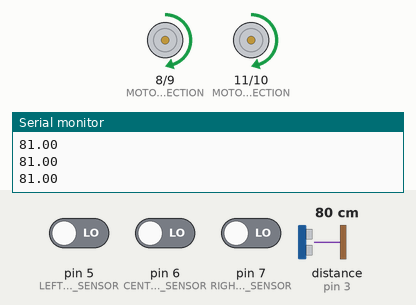
A sketch run on a simulated Arduino Uno, built with avr-gcc and run on an emulated ATmega328P. Shown: direction and speed pins drawn as motors (green arrow = direction pin HIGH = forward, orange = LOW = backward, longer = more drive), the last lines printed to the serial monitor. The test bench sets the inputs (shaded band); at power-on: distance to the obstacle (sensor on pin 3) 80 cm, pin 5 (LEFT_LINE_SENSOR) LOW, pin 7 (RIGHT_LINE_SENSOR) LOW, pin 6 (CENTER_LINE_SENSOR) LOW. The echo pulse lasts 58.3 µs per cm.

Above: at 1.2 s.
1.3 s: distance to the obstacle (sensor on pin 3) set to 17 cm
2.8 s: distance to the obstacle (sensor on pin 3) set to 12 cm
At 3.9 s:
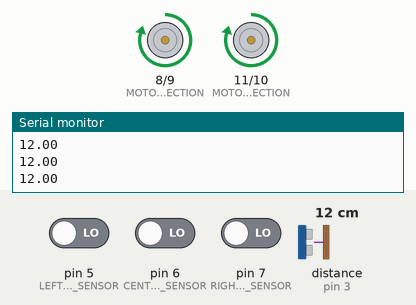
4.3 s: pin 5 (LEFT_LINE_SENSOR) driven HIGH
At 5.5 s:
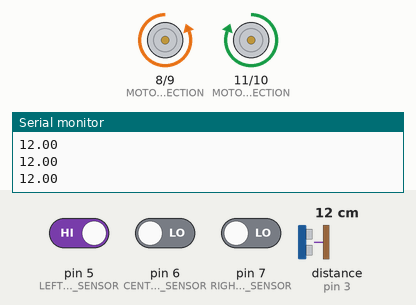
5.8 s: pin 5 (LEFT_LINE_SENSOR) driven LOW
At 6.4 s:
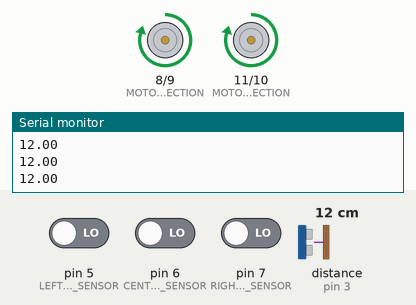
7.3 s: pin 7 (RIGHT_LINE_SENSOR) driven HIGH
At 7.8 s:
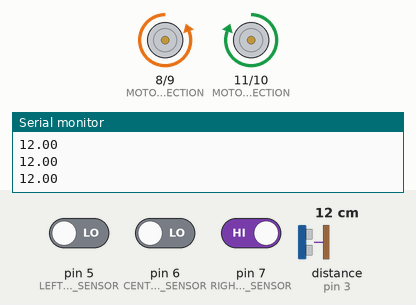
Timing chart, 0 to 9.8 s (numbered marks = the images above; inputs shaded):
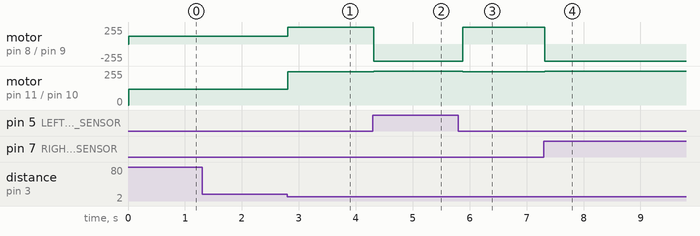

Measured:
- the behaviour switches between 15 and 14 cm on distance to the obstacle (sensor on pin 3) (found by bisection; images 0 and 1)
- after the input at 2.8 s, motor on pin 8 (MOTOR_1_DIRECTION) / pin 9 (MOTOR_1_SPEED), motor on pin 11 (MOTOR_2_DIRECTION) / pin 10 (MOTOR_2_SPEED): forward 120/255 → forward 250/255 at once
- after the input at 4.3 s, motor on pin 8 (MOTOR_1_DIRECTION) / pin 9 (MOTOR_1_SPEED): forward 250/255 → backward 255/255 at once; motor on pin 11 (MOTOR_2_DIRECTION) / pin 10 (MOTOR_2_SPEED): forward 250/255 → forward 255/255 at once
- after the input at 5.8 s, motor on pin 8 (MOTOR_1_DIRECTION) / pin 9 (MOTOR_1_SPEED): backward 255/255 → forward 250/255 after 0.08 s; motor on pin 11 (MOTOR_2_DIRECTION) / pin 10 (MOTOR_2_SPEED): forward 255/255 → forward 250/255 after 0.08 s
- after the input at 7.3 s, motor on pin 8 (MOTOR_1_DIRECTION) / pin 9 (MOTOR_1_SPEED): forward 250/255 → backward 255/255 at once; motor on pin 11 (MOTOR_2_DIRECTION) / pin 10 (MOTOR_2_SPEED): forward 250/255 → forward 255/255 at once

The sketch:

SUMOSONIC.ino
```cpp
//*********************************************//
//                   MINIBOT                   //
//                  SUMOSONIC                  //
//                                             //
// This programs a sumobot with built in line  //
// sensor to avoid lines and stay in a ring.   //
//   It also has an ultrasonic sensor that     //
// tells the bot to bump the target but avoids //
//          the ring if detected.              //
//               Codes by:                     //
//        e-Gizmo Mechatronix Central          //
//         Taft, Manila, Philippines           //
//           http://www.egizmo.com             //
//                May 15,2016                  //
//*********************************************//

// INITIALIZATION:
#include <NewPing.h>

#define LEFT_LINE_SENSOR          5       // Line sensor left
#define CENTER_LINE_SENSOR        6       // Line sensor center
#define RIGHT_LINE_SENSOR         7       // Line sensor right

#define MOTOR_1_DIRECTION         8       // Motor control HIGH = FWD, LOW = BWD
#define MOTOR_1_SPEED             9       // Speed input
#define MOTOR_2_SPEED            10       // Speed input
#define MOTOR_2_DIRECTION        11       // Motor control HIGH = FWD, LOW = BWD
#define ULTRA_TRIGGER            12       // US ULTRA_TRIGGER pin
#define ULTRA_ECHO                3       // US echo pin

int MAX_DISTANCE = 100;
NewPing sonar(ULTRA_TRIGGER,ULTRA_ECHO,MAX_DISTANCE); // NewPing setup of pins and maximum DISTANCE.

int speed;
int BUMP_SPEED = 250;
int SAFE_SPEED = 120;                      // Neutral speed
int STUCK_TIMER = 0;
int TIMER = 10;
int ROTATE_TIME = 5;
int LINER = 0;
int RANDOMIZER = 0;
float DISTANCE;                            // DISTANCE measured by the ultrasonic sensor

// INPUTS AND OUTPUTS
void setup() {
  Serial.begin(9600);

  // DEFAULT PINS OF THE MOTOR DRIVER (8,9,10,11)
  pinMode(MOTOR_1_DIRECTION, OUTPUT);       // Set all motor driver pins to output
  pinMode(MOTOR_1_SPEED, OUTPUT);
  pinMode(MOTOR_2_SPEED, OUTPUT);
  pinMode(MOTOR_2_DIRECTION, OUTPUT);

  pinMode(LEFT_LINE_SENSOR, INPUT);         // All line sensor pins should be set as input
  pinMode(CENTER_LINE_SENSOR, INPUT);
  pinMode(RIGHT_LINE_SENSOR , INPUT);
}

// MAIN PROGRAM
void loop()  {

  int LINE_SENSE_LEFT =      digitalRead(LEFT_LINE_SENSOR);
  int LINE_SENSE_CENTER =    digitalRead(CENTER_LINE_SENSOR);
  int LINE_SENSE_RIGHT =     digitalRead(RIGHT_LINE_SENSOR);

  delay(10);
  unsigned int uS = sonar.ping();           // Send ping, get ping time in microseconds (uS).
  DISTANCE = sonar.convert_cm(uS);
  Serial.println(DISTANCE);
  // IF ALL SENSORS DETECTS NOTHING
  if((LINE_SENSE_LEFT == 1 || CENTER_LINE_SENSOR == 1) || LINE_SENSE_RIGHT == 1)
  {
    LINER+=1;
  }

  // LOOKING FOR OPPONENT TO BUMP
  while(LINER == 0 && DISTANCE > 15)
  {
    SAFE_DRIVE();
    break;
  }

  // If there is an enemy and there is no line detected
  while((DISTANCE < 15 && DISTANCE > 0) && LINER == 0)
  {
    CHARGE();
    break;
  }

  // Turn around if line is detected:
  if(LINER >= 1)
  {
    ROTATE();
  }
  LINER = 0;
}

// PRESET FUNCTIONS:
void SAFE_DRIVE()
{
  digitalWrite(MOTOR_1_DIRECTION, HIGH);
  digitalWrite(MOTOR_2_DIRECTION, HIGH);
  analogWrite(MOTOR_1_SPEED, SAFE_SPEED);
  analogWrite(MOTOR_2_SPEED, SAFE_SPEED);
}

void WIGGLE()
{
  digitalWrite(MOTOR_1_DIRECTION,LOW);
  digitalWrite(MOTOR_1_SPEED,HIGH);
  digitalWrite(MOTOR_2_SPEED,HIGH);
  digitalWrite(MOTOR_2_DIRECTION,HIGH);
  delay(200);
  digitalWrite(MOTOR_1_DIRECTION,HIGH);
  digitalWrite(MOTOR_1_SPEED,HIGH);
  digitalWrite(MOTOR_2_SPEED,HIGH);
  digitalWrite(MOTOR_2_DIRECTION,LOW);
  delay(200);
  digitalWrite(MOTOR_1_DIRECTION,LOW);
  digitalWrite(MOTOR_1_SPEED,LOW);
  digitalWrite(MOTOR_2_SPEED,LOW);
  digitalWrite(MOTOR_2_DIRECTION,LOW);
}

// DEFAULT REACTION AFTER TIMER RUNS OUT
void ROTATE()
{
  digitalWrite(MOTOR_1_DIRECTION,LOW);
  digitalWrite(MOTOR_2_DIRECTION,HIGH);
  digitalWrite(MOTOR_1_SPEED,HIGH);
  digitalWrite(MOTOR_2_SPEED,HIGH);
  delay(300);
}

void RETREAT()
{
  digitalWrite(MOTOR_1_DIRECTION,LOW);
  digitalWrite(MOTOR_2_DIRECTION,LOW);
  for(speed = 100; speed>=0; speed--)
  {
    analogWrite(MOTOR_1_SPEED, speed);
    analogWrite(MOTOR_2_SPEED, 125);
    delay(10);
  }
  TIMER=10;
}

void STOP()
{
  digitalWrite(MOTOR_1_DIRECTION,HIGH);
  digitalWrite(MOTOR_2_DIRECTION,HIGH);
  analogWrite(MOTOR_1_SPEED,1);
  analogWrite(MOTOR_2_SPEED,1);
  delay(10);
}

void CHARGE()
{
  digitalWrite(MOTOR_1_DIRECTION,HIGH);
  analogWrite(MOTOR_1_SPEED,BUMP_SPEED);
  analogWrite(MOTOR_2_SPEED,BUMP_SPEED);
  digitalWrite(MOTOR_2_DIRECTION,HIGH);
}
// PROGRAM ENDS AND LOOP BACK FOREVER                                                                                                                                                   // PARZ
```
